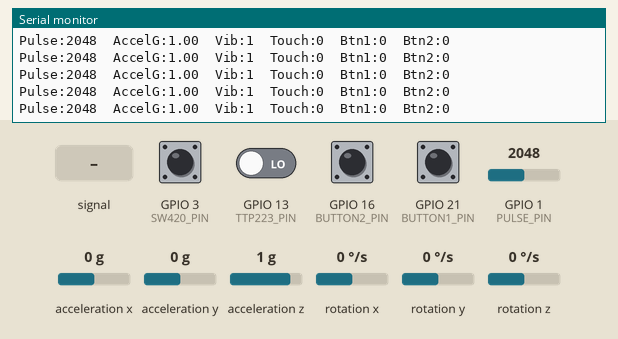
Bench run of a sketch on a simulated ESP32-S3. Parts: the last lines printed to the serial monitor. Inputs (shaded band) come from the test bench; at power-on: GPIO 3 (SW420_PIN), GPIO 16 (BUTTON2_PIN), GPIO 21 (BUTTON1_PIN) HIGH, GPIO 13 (TTP223_PIN) LOW, acceleration x 0 g, GPIO 1 (PULSE_PIN) = 2048, acceleration y 0 g, acceleration z 1 g, rotation x 0 °/s, rotation y 0 °/s, rotation z 0 °/s.

Above: at 18.0 s.
18.1 s: GPIO 1 (PULSE_PIN) fed a 200 Hz sine of ±327 counts around its level
At 18.42 s:
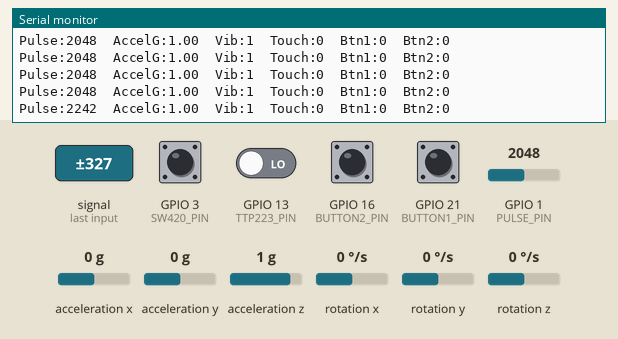
19.6 s: acceleration x set to -1.4 g
At 19.62 s:
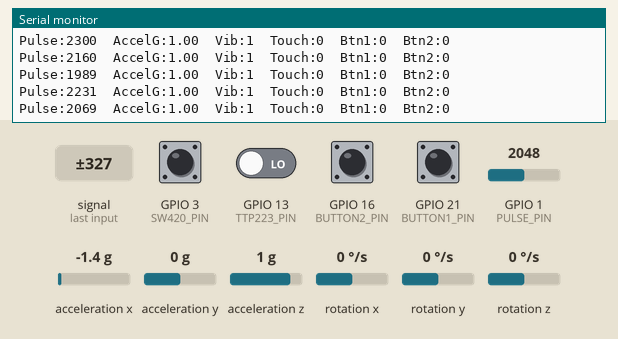
21.1 s: GPIO 1 (PULSE_PIN) set to 2866
At 21.22 s:
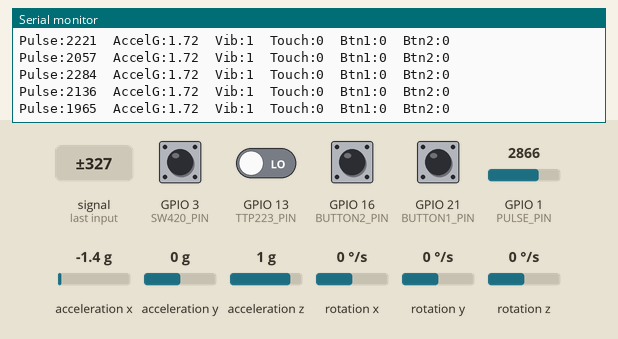
22.6 s: GPIO 3 (SW420_PIN) pulled LOW for 0.15 s
At 22.82 s:
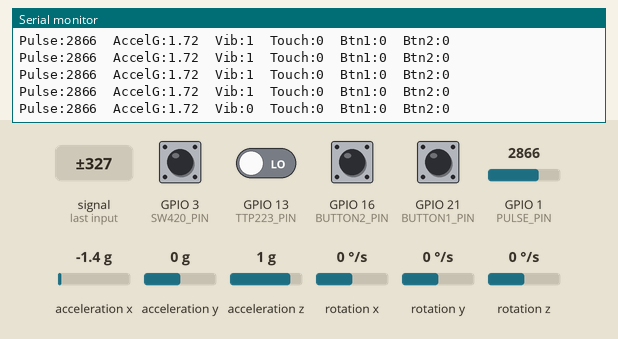
24.2 s: GPIO 13 (TTP223_PIN) driven HIGH
At 24.42 s:
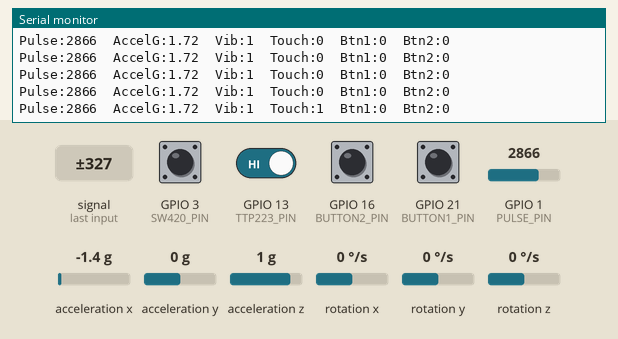
25.7 s: GPIO 16 (BUTTON2_PIN) pulled LOW for 1 s
At 26.02 s:
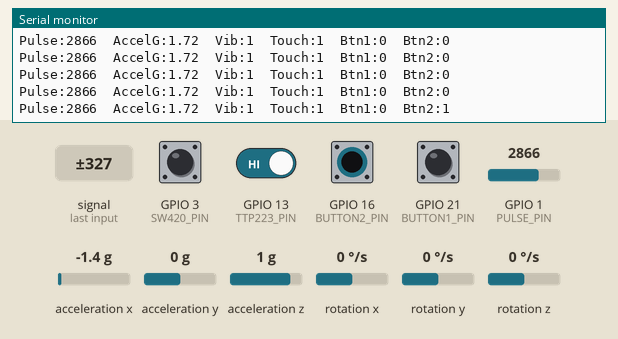
Timing chart, 0 to 28.7 s (numbered marks = the images above; inputs shaded):
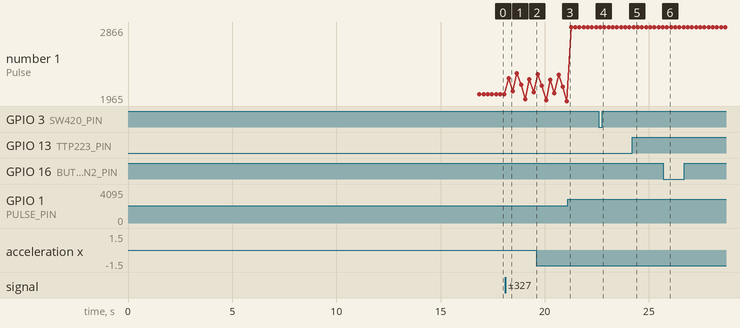

The sketch:

tiga_diagnostic.ino
```cpp
// ============================================================
// TIGA — Sensor Diagnostic Sketch
// Tests each sensor independently, prints results to Serial
// Upload this BEFORE the full tiga.ino
//
// Wiring (confirmed):
//   MPU6050  SDA → GPIO18 | SCL → GPIO17 | VCC → 3V | GND → GND
//   Pulse    S   → GPIO01 | +   → 3V     | -   → GND
//   SW-420   DO  → GPIO03 | VCC → 3V     | GND → GND
//   TTP223   I/O → GPIO13 | VCC → 3V     | GND → GND
//   Button1  → GPIO21 → GND (PULLUP)
//   Button2  → GPIO16 → GND (PULLUP)
// ============================================================

#include <Wire.h>
#include <MPU6050.h>     // Install: "MPU6050" by Electronic Cats

// ── PIN DEFINITIONS ──────────────────────────────────────────
#define PULSE_PIN     1   // GPIO01 — ADC1_CH0 — analog pulse sensor
#define SW420_PIN     3   // GPIO03 — digital vibration sensor
#define TTP223_PIN   13   // GPIO13 — digital touch sensor
#define BUTTON1_PIN  21   // GPIO21 — scroll button (INPUT_PULLUP)
#define BUTTON2_PIN  16   // GPIO16 — enter button  (INPUT_PULLUP)
#define I2C_SDA      18   // GPIO18 — MPU6050 SDA (LilyGO confirmed)
#define I2C_SCL      17   // GPIO17 — MPU6050 SCL (LilyGO confirmed)
#define BAT_ADC_PIN   4   // GPIO04 — battery voltage (internal)
#define LCD_PWR_PIN  15   // GPIO15 — must HIGH for battery power

// ── MPU6050 ──────────────────────────────────────────────────
MPU6050 mpu;

// ── SETUP ────────────────────────────────────────────────────
void setup() {
  Serial.begin(115200);
  delay(1500);  // Give Serial monitor time to connect

  // Battery power: keep display alive
  pinMode(LCD_PWR_PIN, OUTPUT);
  digitalWrite(LCD_PWR_PIN, HIGH);

  Serial.println("\n\n========================================");
  Serial.println("  TIGA — Sensor Diagnostic v1.0");
  Serial.println("========================================");
  Serial.println("Each sensor will be tested in sequence.");
  Serial.println("Watch Serial Monitor at 115200 baud.\n");

  // GPIO setup
  pinMode(SW420_PIN,   INPUT);
  pinMode(TTP223_PIN,  INPUT);
  pinMode(BUTTON1_PIN, INPUT_PULLUP);
  pinMode(BUTTON2_PIN, INPUT_PULLUP);

  // I2C — must specify pins for T-Display-S3
  Wire.begin(I2C_SDA, I2C_SCL);
  Wire.setClock(400000);
  delay(100);

  // ── TEST 1: MPU6050 ────────────────────────────────────────
  Serial.println("─────────────────────────────────────");
  Serial.println("TEST 1: MPU6050 (Accelerometer/Gyro)");
  Serial.println("─────────────────────────────────────");

  mpu.initialize();

  if (mpu.testConnection()) {
    Serial.println("✓ MPU6050 connected successfully (I2C addr 0x68)");
  } else {
    Serial.println("✗ MPU6050 NOT found. Check:");
    Serial.println("  - SDA wire → GPIO18");
    Serial.println("  - SCL wire → GPIO17");
    Serial.println("  - VCC → 3V, GND → GND");
  }

  // ── TEST 2: I2C Bus Scan ───────────────────────────────────
  Serial.println("\n─────────────────────────────────────");
  Serial.println("TEST 2: I2C Bus Scan");
  Serial.println("─────────────────────────────────────");
  Serial.println("Scanning for I2C devices...");

  int deviceCount = 0;
  for (byte addr = 1; addr < 127; addr++) {
    Wire.beginTransmission(addr);
    byte error = Wire.endTransmission();
    if (error == 0) {
      Serial.printf("  Found device at 0x%02X", addr);
      if (addr == 0x68) Serial.print("  ← MPU6050");
      if (addr == 0x69) Serial.print("  ← MPU6050 (alt addr)");
      Serial.println();
      deviceCount++;
    }
  }
  if (deviceCount == 0) {
    Serial.println("  No I2C devices found — check wiring");
  } else {
    Serial.printf("  %d device(s) found\n", deviceCount);
  }

  // ── TEST 3: Pulse Sensor ───────────────────────────────────
  Serial.println("\n─────────────────────────────────────");
  Serial.println("TEST 3: Pulse Sensor (Analog)");
  Serial.println("─────────────────────────────────────");
  Serial.println("Reading GPIO01 (ADC1_CH0) for 3 seconds...");
  Serial.println("Place finger on sensor now.");

  unsigned long start = millis();
  int minVal = 4095, maxVal = 0, sumVal = 0, count = 0;

  while (millis() - start < 3000) {
    int raw = analogRead(PULSE_PIN);
    if (raw < minVal) minVal = raw;
    if (raw > maxVal) maxVal = raw;
    sumVal += raw;
    count++;
    delay(10);
  }

  int avgVal = (count > 0) ? sumVal / count : 0;
  int range  = maxVal - minVal;

  Serial.printf("  Min: %d | Max: %d | Avg: %d | Range: %d\n",
                minVal, maxVal, avgVal, range);

  if (maxVal < 100) {
    Serial.println("  ✗ Flat signal — check S wire → GPIO01, VCC → 3V");
  } else if (range < 50) {
    Serial.println("  ~ Weak signal — try pressing finger more firmly");
  } else {
    Serial.println("  ✓ Signal detected — looks alive!");
  }

  // ── TEST 4: SW-420 Vibration ───────────────────────────────
  Serial.println("\n─────────────────────────────────────");
  Serial.println("TEST 4: SW-420 Vibration Sensor");
  Serial.println("─────────────────────────────────────");
  Serial.println("Tap or shake the sensor for 3 seconds...");

  start = millis();
  int vibCount = 0;
  bool lastState = digitalRead(SW420_PIN);

  while (millis() - start < 3000) {
    bool current = digitalRead(SW420_PIN);
    if (current != lastState) {
      vibCount++;
      lastState = current;
      Serial.printf("  Vibration event! State: %s\n", current ? "HIGH" : "LOW");
    }
    delay(5);
  }

  if (vibCount == 0) {
    Serial.println("  ~ No vibration detected — try tapping harder");
    Serial.println("    Or check DO wire → GPIO03, VCC → 3V");
  } else {
    Serial.printf("  ✓ %d transitions detected — sensor working!\n", vibCount);
  }

  // ── TEST 5: TTP223 Touch ──────────────────────────────────
  Serial.println("\n─────────────────────────────────────");
  Serial.println("TEST 5: TTP223 Capacitive Touch");
  Serial.println("─────────────────────────────────────");
  Serial.println("Touch the sensor pad for 3 seconds...");

  start = millis();
  int touchCount = 0;
  bool touching = false;

  while (millis() - start < 3000) {
    bool current = digitalRead(TTP223_PIN);
    if (current && !touching) {
      touchCount++;
      touching = true;
      Serial.println("  Touch detected!");
    } else if (!current) {
      touching = false;
    }
    delay(20);
  }

  if (touchCount == 0) {
    Serial.println("  ~ No touch detected — try touching pad firmly");
    Serial.println("    Check I/O wire → GPIO13, VCC → 3V");
  } else {
    Serial.printf("  ✓ %d touch event(s) — sensor working!\n", touchCount);
  }

  // ── TEST 6: Buttons ───────────────────────────────────────
  Serial.println("\n─────────────────────────────────────");
  Serial.println("TEST 6: Buttons");
  Serial.println("─────────────────────────────────────");
  Serial.println("Press Button 1 (Scroll, GPIO21)...");

  start = millis();
  bool btn1Found = false;
  while (millis() - start < 3000) {
    if (digitalRead(BUTTON1_PIN) == LOW) {
      Serial.println("  ✓ Button 1 pressed!");
      btn1Found = true;
      delay(300);
      break;
    }
    delay(20);
  }
  if (!btn1Found) Serial.println("  ~ Button 1 not pressed (or check GPIO21 → GND)");

  Serial.println("Press Button 2 (Enter, GPIO16)...");
  start = millis();
  bool btn2Found = false;
  while (millis() - start < 3000) {
    if (digitalRead(BUTTON2_PIN) == LOW) {
      Serial.println("  ✓ Button 2 pressed!");
      btn2Found = true;
      delay(300);
      break;
    }
    delay(20);
  }
  if (!btn2Found) Serial.println("  ~ Button 2 not pressed (or check GPIO16 → GND)");

  // ── TEST 7: Battery ADC ───────────────────────────────────
  Serial.println("\n─────────────────────────────────────");
  Serial.println("TEST 7: Battery Voltage (ADC)");
  Serial.println("─────────────────────────────────────");

  int batRaw = analogRead(BAT_ADC_PIN);
  // T-Display-S3: voltage divider halves battery voltage before ADC
  // ADC range 0–4095 = 0–3.3V, battery is divided by 2
  float voltage = (batRaw / 4095.0f) * 3.3f * 2.0f;
  int pct = (int)((voltage - 3.2f) / (4.2f - 3.2f) * 100.0f);
  pct = max(0, min(100, pct));

  Serial.printf("  Raw ADC: %d | Voltage: %.2fV | ~%d%%\n",
                batRaw, voltage, pct);

  if (batRaw < 100) {
    Serial.println("  ~ Very low reading — running on USB (no battery)?");
  } else {
    Serial.println("  ✓ Battery ADC reading OK");
  }

  // ── SUMMARY ───────────────────────────────────────────────
  Serial.println("\n========================================");
  Serial.println("  Diagnostic complete.");
  Serial.println("  Loop below prints live sensor data.");
  Serial.println("  Open Serial Plotter to see pulse wave.");
  Serial.println("========================================\n");
}

// ── LOOP — live data ─────────────────────────────────────────
void loop() {
  static unsigned long lastPrint = 0;

  if (millis() - lastPrint >= 200) {
    lastPrint = millis();

    // MPU6050
    int16_t ax, ay, az, gx, gy, gz;
    mpu.getMotion6(&ax, &ay, &az, &gx, &gy, &gz);
    float accelMag = sqrtf((float)ax*ax + (float)ay*ay + (float)az*az) / 16384.0f;

    // Pulse sensor raw (for Serial Plotter)
    int pulse = analogRead(PULSE_PIN);

    // Digital sensors
    bool vib   = digitalRead(SW420_PIN);
    bool touch = digitalRead(TTP223_PIN);
    bool btn1  = !digitalRead(BUTTON1_PIN);
    bool btn2  = !digitalRead(BUTTON2_PIN);

    // Print tab-separated for Serial Plotter compatibility
    // Format: Pulse  AccelG  Vib  Touch  Btn1  Btn2
    Serial.printf("Pulse:%d\tAccelG:%.2f\tVib:%d\tTouch:%d\tBtn1:%d\tBtn2:%d\n",
                  pulse, accelMag, vib, touch, btn1, btn2);
  }
}
```

Measured:
- after the input at 18.1 s, the serial monitor: prints a new line after 0.16 s (image 1)
- after the input at 22.6 s, the serial monitor: prints a new line after 0.06 s (image 4)
- after the input at 24.2 s, the serial monitor: prints a new line after 0.06 s (image 5)
- after the input at 25.7 s, the serial monitor: prints a new line after 0.16 s (image 6)
- plotted number 1: 2048 → 2069 after the input at 18.1 s, 1965 → 2866 after the input at 21.1 s
